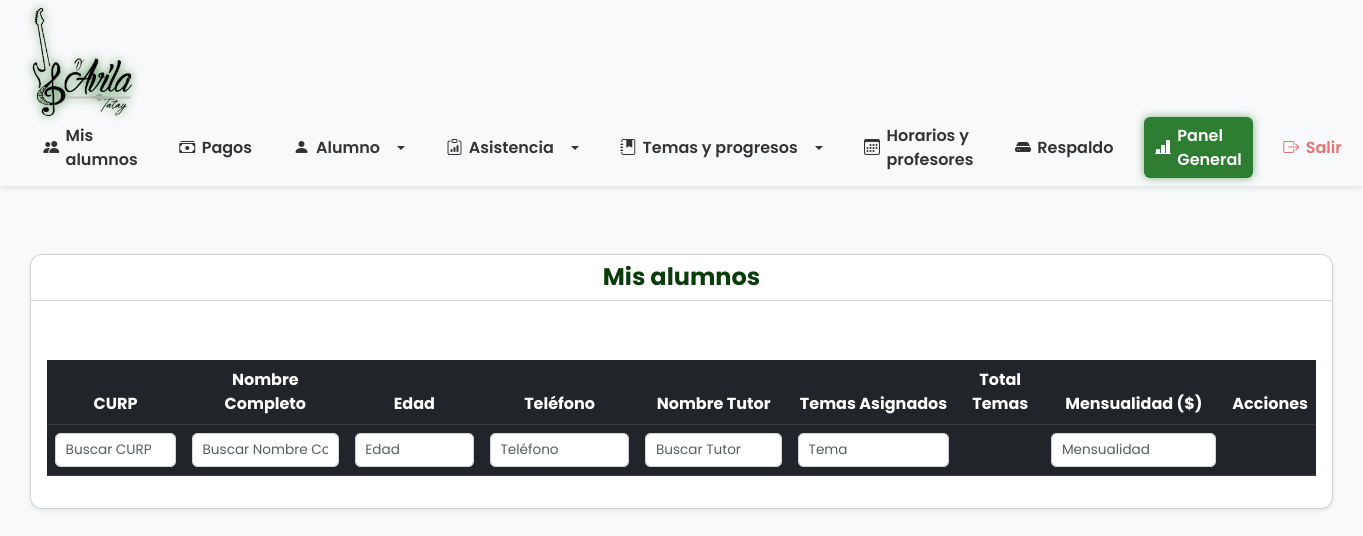
The app's page /lista_alumnos.php (signed in), older data.
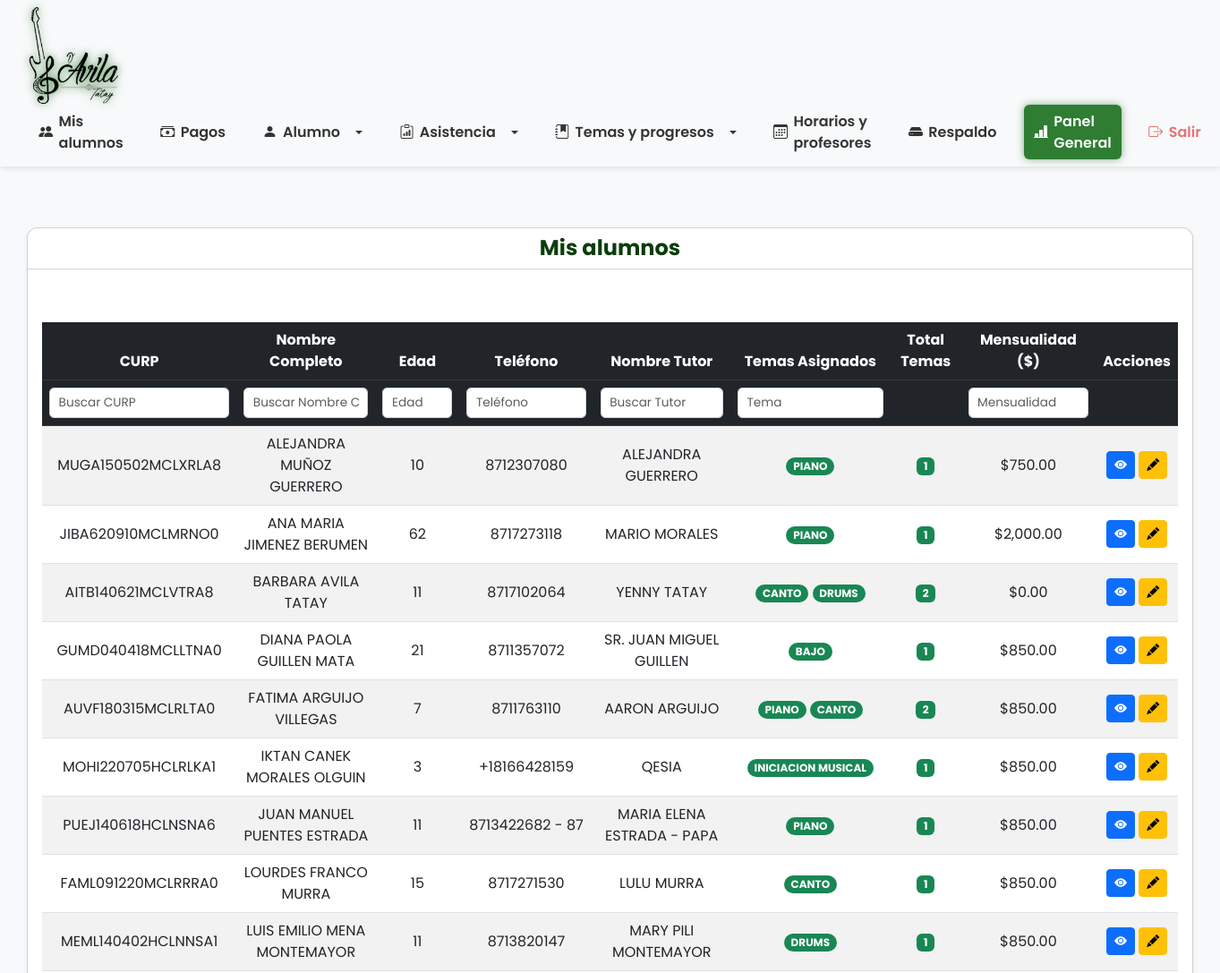
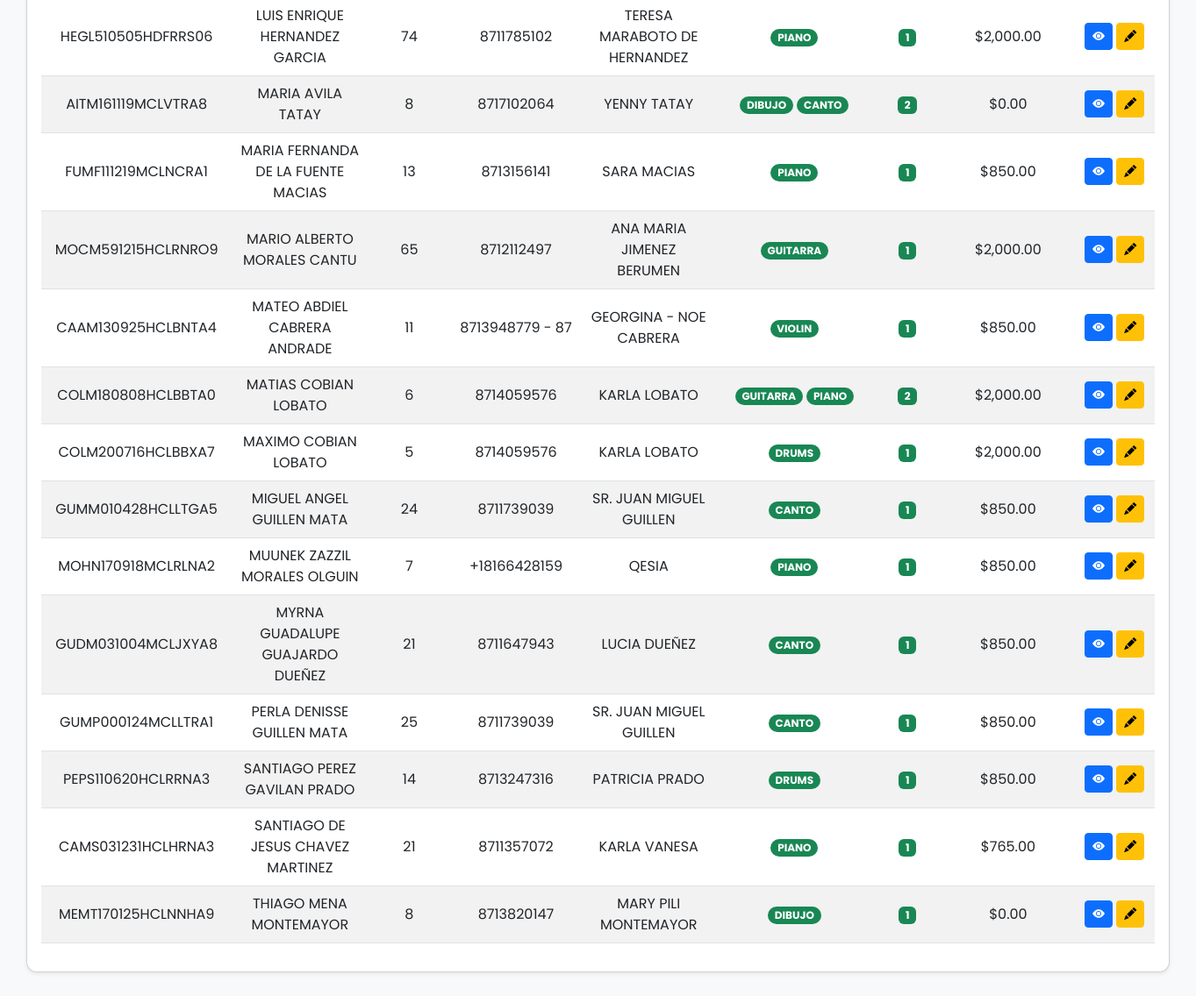
The same page, newer data (2 pictures, top to bottom).
### tables this page shows
CREATE TABLE `alumnos` (
  `curp` varchar(18) NOT NULL,
  `nombre` varchar(50) NOT NULL,
  `apellidos` varchar(100) NOT NULL,
  `nombre_tutor` varchar(100) DEFAULT NULL,
  `fecha_nacimiento` date NOT NULL,
  `telefono` varchar(15) DEFAULT NULL,
  `mensualidad` decimal(10,2) NOT NULL DEFAULT 0.00,
  `activo` tinyint(1) DEFAULT 1,
  `fecha_registro` timestamp NOT NULL DEFAULT current_timestamp(),
  PRIMARY KEY (`curp`)
);

### lista_alumnos.php (the view, shortened to what the changed rows need)
<?php
$tipo = $_SESSION['tipo_usuario'] ?? null;
require_once __DIR__ . '/includes/bd.php';
$sql = "SELECT
            a.curp,
            a.nombre,
            a.apellidos,
            TIMESTAMPDIFF(YEAR, a.fecha_nacimiento, CURDATE()) AS edad,
            a.telefono,
            a.mensualidad,
            a.nombre_tutor,
            GROUP_CONCAT(CONCAT(t.id, ':', t.nombre) SEPARATOR ' | ') AS temas_asignados,
            COUNT(t.id) AS total_temas
        FROM
            alumnos a
        LEFT JOIN
            alumnos_tema at ON a.curp = at.curp
        LEFT JOIN
            temas t ON at.tema_id = t.id
        WHERE
            a.activo = 1
        GROUP BY
            a.curp
        ORDER BY
            a.nombre, a.apellidos";
$resultado = $conexion->query($sql);
?>
<!DOCTYPE html>
<html lang="es">
<head>
    <link href="https://cdn.jsdelivr.net/npm/bootstrap@5.3.0/dist/css/bootstrap.min.css" rel="stylesheet" />
    <link href="https://cdn.jsdelivr.net/npm/bootstrap-icons@1.10.5/font/bootstrap-icons.css" rel="stylesheet" />
    <link rel="stylesheet" href="https://cdn.datatables.net/1.13.6/css/dataTables.bootstrap5.min.css" />
</head>
<body>
    <?php include 'navbar.php'; ?>
    <div class="full-width-container mt-5 mb-5">
        <div class="card shadow-sm">
            <div class="card-body">
                <div class="table-responsive">
                    <table id="tablaAlumnos" class="table table-striped table-hover align-middle text-center">
                        <thead class="table-dark">
                            <tr>
                                <?php if ($tipo === 'admin'): ?>
                                    <th>CURP</th>
                                <?php endif; ?>
                                <th>Nombre Completo</th>
                                <th>Edad</th>
                                <?php if ($tipo === 'admin'): ?>
                                    <th>Teléfono</th>
                                <?php endif; ?>
                                <?php if ($tipo === 'admin'): ?>
                                    <th>Nombre Tutor</th>
                                <?php endif; ?>
                                <th>Temas Asignados</th>
                                <th>Total Temas</th>
                                <?php if ($tipo === 'admin'): ?>
                                    <th>Mensualidad ($)</th>
                                <?php endif; ?>
                                <th>Acciones</th>
                            </tr>
                            <tr class="filters bg-light">
                                <?php if ($tipo === 'admin'): ?>
                                    <th><input type="text" class="form-control form-control-sm" placeholder="Buscar CURP" />
                                    </th>
                                <?php endif; ?>
                                <th><input type="text" class="form-control form-control-sm"
                                        placeholder="Buscar Nombre Completo" /></th>
                                <th><input type="number" class="form-control form-control-sm" placeholder="Edad" /></th>
                                <?php if ($tipo === 'admin'): ?>
                                    <th><input type="text" class="form-control form-control-sm" placeholder="Teléfono" />
                                    </th>
                                <?php endif; ?>
                                <?php if ($tipo === 'admin'): ?>
                                    <th><input type="text" class="form-control form-control-sm"
                                            placeholder="Buscar Tutor" /></th>
                                <?php endif; ?>
                                <th><input type="text" class="form-control form-control-sm" placeholder="Tema" /></th>
                                <th></th>
                                <?php if ($tipo === 'admin'): ?>
                                    <th><input type="number" step="0.01" class="form-control form-control-sm"
                                            placeholder="Mensualidad" /></th>
                                <?php endif; ?>
                                <th></th>
                            </tr>
                        </thead>
                        <tbody>
                            <?php while ($alumno = $resultado->fetch_assoc()): ?>
                                <tr>
                                    <?php if ($tipo === 'admin'): ?>
                                        <td><?= htmlspecialchars($alumno['curp']) ?></td>
                                    <?php endif; ?>
                                    <td><?= htmlspecialchars($alumno['nombre'] . ' ' . $alumno['apellidos']) ?></td>
                                    <td><?= $alumno['edad'] ?></td>
                                    <?php if ($tipo === 'admin'): ?>
                                        <td><?= htmlspecialchars($alumno['telefono']) ?></td>
                                    <?php endif; ?>
                                    <?php if ($tipo === 'admin'): ?>
                                        <td <?= empty($alumno['nombre_tutor']) ? 'data-bs-toggle="tooltip" data-bs-placement="top" title="Sin tutor registrado"' : '' ?>>
                                            <?= htmlspecialchars($alumno['nombre_tutor'] ?: '-') ?>
                                        </td>
                                    <?php endif; ?>
                                    <td>
                                        <?php if (!empty($alumno['temas_asignados'])):
                                            $temas = explode(' | ', $alumno['temas_asignados']);
                                            foreach ($temas as $tema) {
                                                list($temaId, $temaNombre) = explode(':', $tema);
                                                ?>
                                                <a href="progreso.php?tema_id=<?= $temaId ?>&curp=<?= urlencode($alumno['curp']) ?>"
                                                    class="badge bg-secondary rounded-pill text-decoration-none">
                                                    <?= htmlspecialchars($temaNombre) ?>
                                                </a>
                                                <?php
                                            }
                                        else: ?>
                                            <span class="text-muted fst-italic">Sin temas</span>
                                        <?php endif; ?>
                                    </td>
                                    <td>
                                        <span class="badge bg-<?= $alumno['total_temas'] > 0 ? 'primary' : 'secondary' ?>">
                                            <?= $alumno['total_temas'] ?>
                                        </span>
                                    </td>
                                    <?php if ($tipo === 'admin'): ?>
                                        <td>$<?= number_format($alumno['mensualidad'] ?? 0, 2) ?></td>
                                    <?php endif; ?>
                                    <td>
                                        <a href="panel_alumno.php?curp=<?= urlencode($alumno['curp']) ?>"
                                            class="btn btn-sm btn-primary" title="Ver Detalles">
                                            <i class="bi bi-eye-fill"></i>
                                        </a>
                                        <?php if ($tipo === 'admin'): ?>
                                            <a href="editar_alumno.php?curp=<?= urlencode($alumno['curp']) ?>"
                                                class="btn btn-sm btn-warning" title="Editar">
                                                <i class="bi bi-pencil-fill"></i>
                                            </a>
                                        <?php endif; ?>
                                    </td>
                                </tr>
                            <?php endwhile; ?>
                        </tbody>
                    </table>
                </div>
            </div>
        </div>
    </div>
</body>
</html>

Row changes from the older to the newer data that the page shows:
added alumnos: curp "MUGA150502MCLXRLA8", nombre+apellidos "ALEJANDRA MUÑOZ GUERRERO", edad "10", telefono "8712307080", nombre_tutor "ALEJANDRA GUERRERO", temaNombre "PIANO", total_temas "1", mensualidad "750.00"
added alumnos: curp "JIBA620910MCLMRNO0", nombre+apellidos "ANA MARIA JIMENEZ BERUMEN", edad "62", telefono "8717273118", nombre_tutor "MARIO MORALES", temaNombre "PIANO", total_temas "1", mensualidad "2,000.00"
added alumnos: curp "AITB140621MCLVTRA8", nombre+apellidos "BARBARA AVILA TATAY", edad "11", telefono "8717102064", nombre_tutor "YENNY TATAY", temaNombre "CANTO", temaNombre "DRUMS", total_temas "2", mensualidad "0.00"
added alumnos: curp "GUMD040418MCLLTNA0", nombre+apellidos "DIANA PAOLA GUILLEN MATA", edad "21", telefono "8711357072", nombre_tutor "SR. JUAN MIGUEL GUILLEN", temaNombre "BAJO", total_temas "1", mensualidad "850.00"
added alumnos: curp "AUVF180315MCLRLTA0", nombre+apellidos "FATIMA ARGUIJO VILLEGAS", edad "7", telefono "8711763110", nombre_tutor "AARON ARGUIJO", temaNombre "PIANO", temaNombre "CANTO", total_temas "2", mensualidad "850.00"
added alumnos: curp "MOHI220705HCLRLKA1", nombre+apellidos "IKTAN CANEK MORALES OLGUIN", edad "3", telefono "+18166428159", nombre_tutor "QESIA", temaNombre "INICIACION MUSICAL", total_temas "1", mensualidad "850.00"
added alumnos: curp "PUEJ140618HCLNSNA6", nombre+apellidos "JUAN MANUEL PUENTES ESTRADA", edad "11", telefono "8713422682 - 87", nombre_tutor "MARIA ELENA ESTRADA - PAPA", temaNombre "PIANO", total_temas "1", mensualidad "850.00"
added alumnos: curp "FAML091220MCLRRRA0", nombre+apellidos "LOURDES FRANCO MURRA", edad "15", telefono "8717271530", nombre_tutor "LULU MURRA", temaNombre "CANTO", total_temas "1", mensualidad "850.00"
added alumnos: curp "MEML140402HCLNNSA1", nombre+apellidos "LUIS EMILIO MENA MONTEMAYOR", edad "11", telefono "8713820147", nombre_tutor "MARY PILI MONTEMAYOR", temaNombre "DRUMS", total_temas "1", mensualidad "850.00"
added alumnos: curp "HEGL510505HDFRRS06", nombre+apellidos "LUIS ENRIQUE HERNANDEZ GARCIA", edad "74", telefono "8711785102", nombre_tutor "TERESA MARABOTO DE HERNANDEZ", temaNombre "PIANO", total_temas "1", mensualidad "2,000.00"
added alumnos: curp "AITM161119MCLVTRA8", nombre+apellidos "MARIA AVILA TATAY", edad "8", telefono "8717102064", nombre_tutor "YENNY TATAY", temaNombre "DIBUJO", temaNombre "CANTO", total_temas "2", mensualidad "0.00"
added alumnos: curp "FUMF111219MCLNCRA1", nombre+apellidos "MARIA FERNANDA DE LA FUENTE MACIAS", edad "13", telefono "8713156141", nombre_tutor "SARA MACIAS", temaNombre "PIANO", total_temas "1", mensualidad "850.00"
added alumnos: curp "MOCM591215HCLRNRO9", nombre+apellidos "MARIO ALBERTO MORALES CANTU", edad "65", telefono "8712112497", nombre_tutor "ANA MARIA JIMENEZ BERUMEN", temaNombre "GUITARRA", total_temas "1", mensualidad "2,000.00"
added alumnos: curp "CAAM130925HCLBNTA4", nombre+apellidos "MATEO ABDIEL CABRERA ANDRADE", edad "11", telefono "8713948779 - 87", nombre_tutor "GEORGINA - NOE CABRERA", temaNombre "VIOLIN", total_temas "1", mensualidad "850.00"
added alumnos: curp "COLM180808HCLBBTA0", nombre+apellidos "MATIAS COBIAN LOBATO", edad "6", telefono "8714059576", nombre_tutor "KARLA LOBATO", temaNombre "GUITARRA", temaNombre "PIANO", total_temas "2", mensualidad "2,000.00"
added alumnos: curp "COLM200716HCLBBXA7", nombre+apellidos "MAXIMO COBIAN LOBATO", edad "5", telefono "8714059576", nombre_tutor "KARLA LOBATO", temaNombre "DRUMS", total_temas "1", mensualidad "2,000.00"
added alumnos: curp "GUMM010428HCLLTGA5", nombre+apellidos "MIGUEL ANGEL GUILLEN MATA", edad "24", telefono "8711739039", nombre_tutor "SR. JUAN MIGUEL GUILLEN", temaNombre "CANTO", total_temas "1", mensualidad "850.00"
added alumnos: curp "MOHN170918MCLRLNA2", nombre+apellidos "MUUNEK ZAZZIL MORALES OLGUIN", edad "7", telefono "+18166428159", nombre_tutor "QESIA", temaNombre "PIANO", total_temas "1", mensualidad "850.00"
added alumnos: curp "GUDM031004MCLJXYA8", nombre+apellidos "MYRNA GUADALUPE GUAJARDO DUEÑEZ", edad "21", telefono "8711647943", nombre_tutor "LUCIA DUEÑEZ", temaNombre "CANTO", total_temas "1", mensualidad "850.00"
added alumnos: curp "GUMP000124MCLLTRA1", nombre+apellidos "PERLA DENISSE GUILLEN MATA", edad "25", telefono "8711739039", nombre_tutor "SR. JUAN MIGUEL GUILLEN", temaNombre "CANTO", total_temas "1", mensualidad "850.00"
added alumnos: curp "PEPS110620HCLRRNA3", nombre+apellidos "SANTIAGO PEREZ GAVILAN PRADO", edad "14", telefono "8713247316", nombre_tutor "PATRICIA PRADO", temaNombre "DRUMS", total_temas "1", mensualidad "850.00"
added alumnos: curp "CAMS031231HCLHRNA3", nombre+apellidos "SANTIAGO DE JESUS CHAVEZ MARTINEZ", edad "21", telefono "8711357072", nombre_tutor "KARLA VANESA", temaNombre "PIANO", total_temas "1", mensualidad "765.00"
added alumnos: curp "MEMT170125HCLNNHA9", nombre+apellidos "THIAGO MENA MONTEMAYOR", edad "8", telefono "8713820147", nombre_tutor "MARY PILI MONTEMAYOR", temaNombre "DIBUJO", total_temas "1", mensualidad "0.00"
